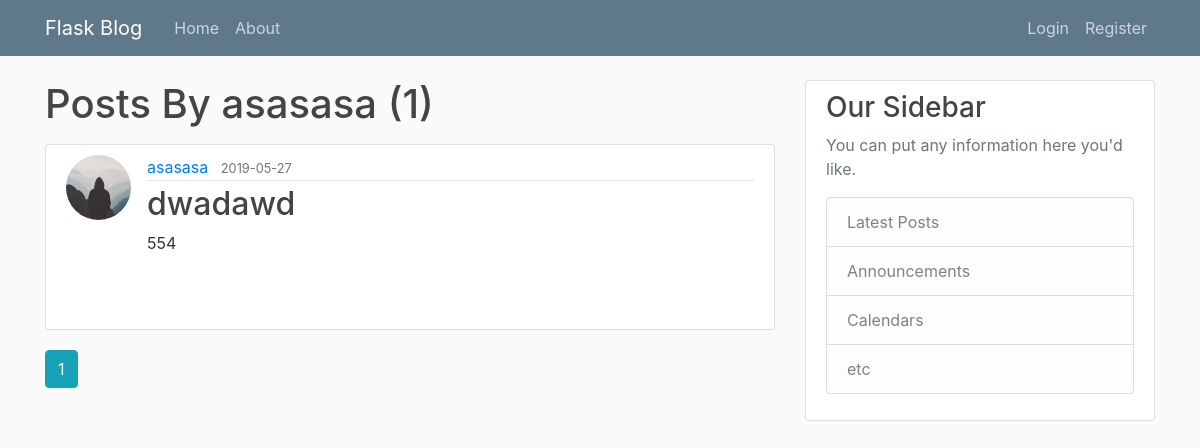
The app's page /user/asasasa, older data.
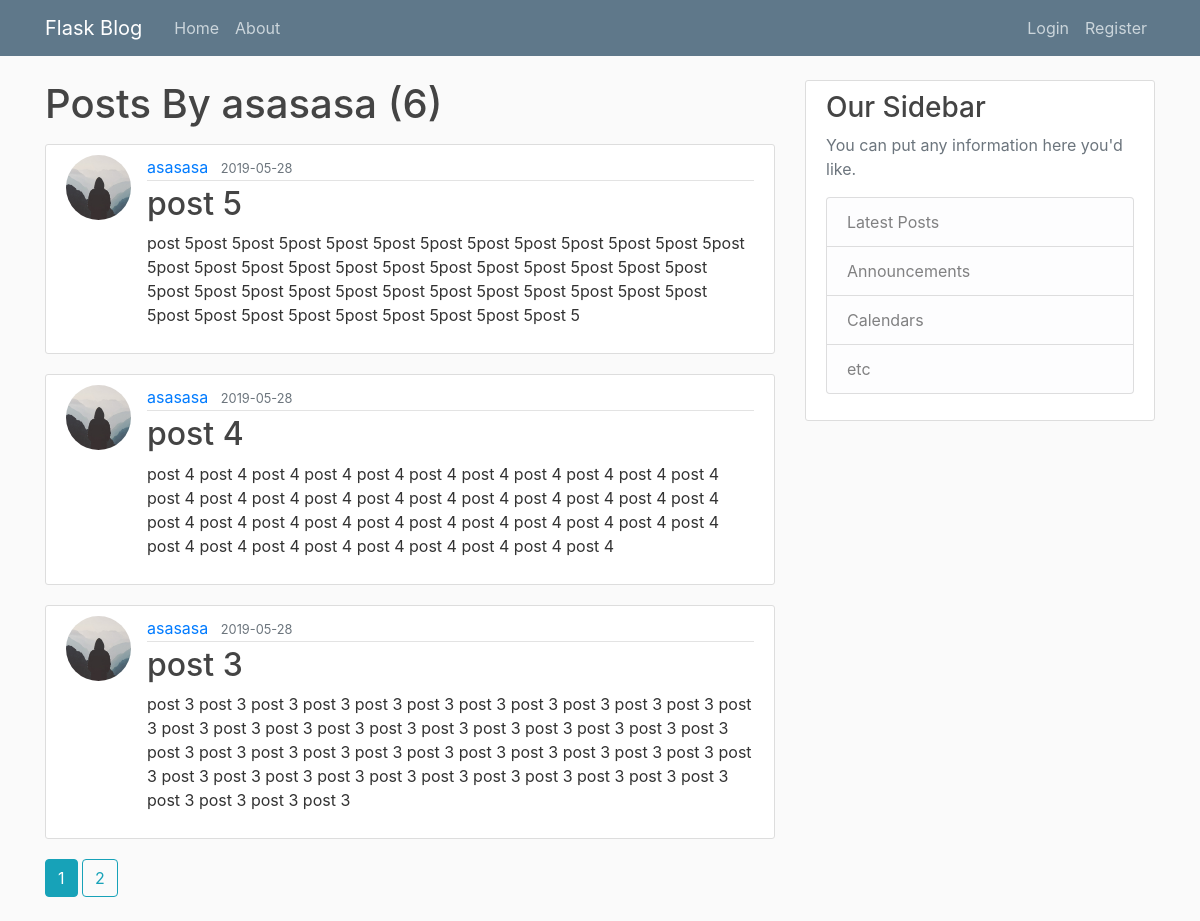
The same page, newer data.
### flaskblog/models.py (models this page shows, shortened)
class User(db.Model, UserMixin):
    id = db.Column(db.Integer, primary_key=True)
    username = db.Column(db.String(20), unique=True, nullable=False)
    email = db.Column(db.String(120), unique=True, nullable=False)
    password = db.Column(db.String(60), nullable=False)
    image_file = db.Column(db.String(20), nullable=False, default='default.jpg')
    posts = db.relationship('Post', backref='author', lazy=True)

class Post(db.Model):
    id = db.Column(db.Integer, primary_key=True)
    title = db.Column(db.String(100), nullable=False)
    date_posted = db.Column(db.DateTime, nullable=False, default=datetime.utcnow)
    content = db.Column(db.Text, nullable=False)
    user_id = db.Column(db.Integer, db.ForeignKey('user.id'), nullable=False)

### flaskblog/routes.py (the view)
@app.route("/user/<string:username>")
def user_posts(username):
    page = request.args.get('page', 1, type=int)
    user = User.query.filter_by(username=username).first_or_404()
    posts = Post.query.filter_by(author=user).order_by(Post.date_posted.desc()).paginate(page, per_page=3)
    return render_template('user_posts.html', posts=posts, user=user)

### flaskblog/templates/user_posts.html
{% extends "layouts/layout.html" %} {% block content %}
<h1 class="mb-3">Posts By {{ user.username }} ({{ posts.total }})</h1>
{% for post in posts.items %}
<article class="media content-section">
    <img class="rounded-circle article-img" src="{{ url_for('static', filename='profile_pics/' + post.author.image_file) }}">
    <div class="media-body">
        <div class="article-metadata">
            <a class="mr-2" href="{{ url_for('user_posts', username=post.author.username) }}">{{ post.author.username }}</a>
            <small class="text-muted">{{ post.date_posted.strftime('%Y-%m-%d') }}</small>
        </div>
        <h2><a class="article-title" href="{{ url_for('post', post_id=post.id) }}">{{ post.title }}</a></h2>
        <p class="article-content">{{ post.content }}</p>
    </div>
</article>
{% endfor %} {% for page_num in posts.iter_pages(left_edge=1, right_edge=1, left_current=1, right_current=2) %} {% if page_num %} {% if posts.page == page_num %}
<a href="{{ url_for('user_posts', username=user.username, page=page_num) }}" class="btn btn-info mb-4">{{ page_num }}</a> {% else %}
<a href="{{ url_for('user_posts', username=user.username, page=page_num) }}" class="btn btn-outline-info mb-4">{{ page_num }}</a> {% endif %} {% else %} ... {% endif %} {% endfor %} {% endblock content%} ...

### flaskblog/templates/layouts/layout.html (shortened to what this page needs)
<!DOCTYPE html>
<html lang="en">
<head>
    <link rel="stylesheet" href="https://stackpath.bootstrapcdn.com/bootstrap/4.3.1/css/bootstrap.min.css">
    <link rel="stylesheet" type="text/css" href="{{url_for('static', filename='main.css')}}">
</head>
<body>
    {% include "layouts/navigation.html" %}
    <main role="main" class="container">
        <div class="row">
            <div class="col-md-8">
                 {% block content %}{% endblock %}
            </div>
            <div class="col-md-4">
                <div class="content-section">
                    <h3>Our Sidebar</h3>
                    <p class='text-muted'>You can put any information here you'd like.
                        <ul class="list-group">
                            <li class="list-group-item list-group-item-light">Latest Posts</li>
                            <li class="list-group-item list-group-item-light">Announcements</li>
                            <li class="list-group-item list-group-item-light">Calendars</li>
                            <li class="list-group-item list-group-item-light">etc</li>
                        </ul>
                    </p>
                </div>
            </div>
        </div>
    </main>
</body>
</html>

### flaskblog/templates/layouts/navigation.html (shortened to what this page needs)
<header class="site-header">
    <nav class="navbar navbar-expand-md navbar-dark bg-steel fixed-top">
        <div class="container">
            <a class="navbar-brand mr-4" href="/">Flask Blog</a>
            <div class="collapse navbar-collapse" id="navbarToggle">
                <div class="navbar-nav mr-auto">
                    <a class="nav-item nav-link" href="{{ url_for('home') }}">Home</a>
                    <a class="nav-item nav-link" href="{{ url_for('about') }}">About</a>
                </div>
                <div class="navbar-nav">
                    {% if current_user.is_authenticated: %}
                    <a class="nav-item nav-link" href="{{ url_for('new_post') }}">New Post</a>
                    <a class="nav-item nav-link" href="{{ url_for('account') }}">Account</a>
                    <a class="nav-item nav-link" href="{{ url_for('logout') }}">Logout</a>{% else %}
                    <a class="nav-item nav-link" href="{{ url_for('login') }}">Login</a>
                    <a class="nav-item nav-link" href="{{ url_for('register') }}">Register</a> {% endif %}
                </div>
            </div>
        </div>
    </nav>
</header>

### flaskblog/static/main.css (style rules this page uses)
body { background: #fafafa; color: #333333; margin-top: 5rem; }
h1, h2, h3, h4, h5, h6 { color: #444444; }
.bg-steel { background-color: #5f788a; }
.site-header .navbar-nav .nav-link { color: #cbd5db; }
.content-section { background: #ffffff; padding: 10px 20px; border: 1px solid #dddddd; border-radius: 3px; margin-bottom: 20px; }
.article-title { color: #444444; }
.article-content { white-space: pre-line; }
.article-img { height: 65px; width: 65px; margin-right: 16px; }
.article-metadata { padding-bottom: 1px; margin-bottom: 4px; border-bottom: 1px solid #e3e3e3 }

Row changes from the older to the newer data that the page shows:
no longer on this page (row unchanged): Post: image_file (placeholder picture), author.username "asasasa", date_posted "2019-05-27", title "dwadawd", content "554"
added Post: image_file (placeholder picture), author.username "asasasa", date_posted "2019-05-28", title "post 5", content "post 5post 5post 5post 5post 5post 5post 5post 5post 5post 5post 5post 5post 5post 5post 5post 5post 5post 5post 5post 5post 5post 5post 5post 5post 5post 5post 5post 5post 5post 5post 5post 5post 5post 5post 5post 5post 5post 5post 5post 5post 5post 5post 5post 5post 5post 5"
added Post: image_file (placeholder picture), author.username "asasasa", date_posted "2019-05-28", title "post 4", content "post 4 post 4 post 4 post 4 post 4 post 4 post 4 post 4 post 4 post 4 post 4 post 4 post 4 post 4 post 4 post 4 post 4 post 4 post 4 post 4 post 4 post 4 post 4 post 4 post 4 post 4 post 4 post 4 post 4 post 4 post 4 post 4 post 4 post 4 post 4 post 4 post 4 post 4 post 4 post 4 post 4 post 4"
added Post: image_file (placeholder picture), author.username "asasasa", date_posted "2019-05-28", title "post 3", content "post 3 post 3 post 3 post 3 post 3 post 3 post 3 post 3 post 3 post 3 post 3 post 3 post 3 post 3 post 3 post 3 post 3 post 3 post 3 post 3 post 3 post 3 post 3 post 3 post 3 post 3 post 3 post 3 post 3 post 3 post 3 post 3 post 3 post 3 post 3 post 3 post 3 post 3 post 3 post 3 post 3 post 3 post 3 post 3 post 3 post 3 post 3 post 3 post 3 post 3"
Text that changed along with them:
{{ posts.total }}: "1" → "6"
new list line: "2"
